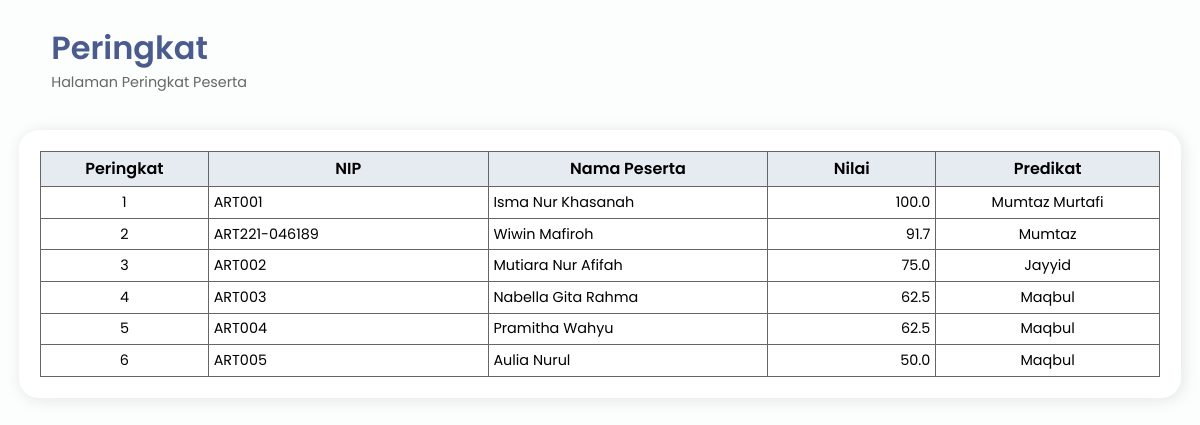
Page /pesertahsi/peringkat/ (signed in) on the committed database.
### evaluasi_harian/models.py (models this page shows, shortened)
class NilaiAkhir(models.Model):
  predikat = [
    ('Mumtaz Murtafi', 'Mumtaz Murtafi'),
    ('Mumtaz', 'Mumtaz'),
    ('Jayyid Jiddan', 'Jayyid Jiddan'),
    ('Jayyid', 'Jayyid'),
    ('Maqbul', 'Maqbul'),
    ('Rasib', 'Rasib'),
    ('Ghayyib', 'Ghayyib'),
  ]
  peserta = models.ForeignKey(Peserta, on_delete=models.CASCADE)
  nilai_akhir = models.FloatField(null=True, default=0)
  predikat = models.CharField(max_length=50, choices=predikat, default='Ghayyib')
  class Meta:
    verbose_name_plural = 'Nilai Akhir'

class Peserta(models.Model):
  user = models.OneToOneField(User, on_delete=models.CASCADE)
  nip = models.CharField(max_length=20, unique=True)
  nama_lengkap = models.CharField(max_length=100)
  alamat = models.TextField()
  tanggal_lahir = models.DateField()
  no_hp = models.CharField(max_length=15)
  class Meta:
    verbose_name_plural = 'Peserta'

### evaluasi_harian/views.py (the view)
# urls.py: path('pesertahsi/peringkat/', views.peringkat, name='peringkat'),
@login_required(login_url='login')
@user_passes_test(lambda user: user.groups.filter(name='peserta'), login_url='login')
def peringkat(request):
  peserta = Peserta.objects.get(user=request.user)
  nama_lengkap = peserta.nama_lengkap
  nip = peserta.nip
  nilai_peserta = NilaiAkhir.objects.all().order_by('-nilai_akhir')
  context = {
    'nama_lengkap': nama_lengkap,
    'nip': nip,
    'nilai_peserta': nilai_peserta,
  }
  return render(request, 'pesertahsi/peringkat.html', context)

### evaluasi_harian/templates/pesertahsi/peringkat.html (shortened to what this page needs)
{% extends 'pesertahsi/base.html' %}
{% load static %}
{% block main-content %}
<div class="main-content">
  <header>
    <div class="header-title-wrapper">
      <div class="header-title">
        <h1>Peringkat</h1>
        <p>Halaman Peringkat Peserta</p>
      </div>
    </div>
  </header>
  <main>
    <section>
      <div class="card card-soal">
        <table class="peringkat">
          <thead>
            <tr>
              <th width="15%">Peringkat</th>
              <th width="25%">NIP</th>
              <th width="25%">Nama Peserta</th>
              <th width="15%">Nilai</th>
              <th>Predikat</th>
            </tr>
          </thead>
          <tbody>
            {% for nilai in nilai_peserta %}
            <tr>
              <td data-label="Peringkat">{{ forloop.counter }}</td>
              <td data-label="NIP">
                {{ nilai.peserta.nip }}
              </td>
              <td data-label="Nama Peserta">
                {{ nilai.peserta.nama_lengkap }}
              </td>
              <td data-label="Nilai">{{ nilai.nilai_akhir }}</td>
              <td data-label="Predikat">
                {{ nilai.predikat }}
              </td>
            </tr>
            {% endfor %}
          </tbody>
        </table>
      </div>
    </section>
  </main>
</div>
{% endblock main-content %}

### evaluasi_harian/static/pesertahsi/css/style.css (style rules this page uses)
:root { --bg: #fbfefd; --main-color: #223a74; --second-color: rgb(29, 74, 205); --main-accent: rgba(128, 148, 184, 0.2); --title-text: #4a5c8d; --main-text: #666; --shadow: rgba(17, 17, 26, 0.1) 2px 2px 16px; --bg-button: linear-gradient(60deg, #2f5eeb, #5c82c2); --bg-button-hover: linear-gradient(60deg, #5c82c2, #2f5eeb); --btn-tambah: #2495db; --btn-edit: rgba(16, 148, 230, 0.1); }
* { padding: 0; margin: 0; text-decoration: none; list-style-type: none; box-sizing: border-box; }
body { font-family: "Poppins", sans-serif; background: var(--bg); overflow-x: hidden; }
.main-content { margin-left: 345px; width: calc(100vw - 345px); height: 100vh; padding: 1rem 1.2rem; transition: margin-left 500ms; }
header { display: flex; justify-content: space-between; padding-top: 0.5rem; }
.header-title-wrapper { display: flex; }
.header-title h1 { color: var(--title-text); font-weight: 600; }
.header-title p { color: #666; font-size: 0.9rem; }
main { padding-top: 2.3rem; padding-bottom: 2.5rem; }
.card { position: relative; height: 100%; width: 100%; margin: 0 auto; background: white; border-radius: 20px; box-shadow: var(--shadow); }
@media screen and (max-width: 1224px) { .main-content { width: 100vw; margin-left: 0; } }

### evaluasi_harian/static/pesertahsi/css/dashboard.css (style rules this page uses)
main { padding-bottom: 2rem !important; }

### evaluasi_harian/static/pesertahsi/css/evaluasi_start.css (style rules this page uses)
.card-soal { padding: 1.5rem 2rem; }

### evaluasi_harian/static/pesertahsi/css/peringkat.css (style rules this page uses)
.card { padding: 1.3rem; }
table { width: 100%; border-collapse: collapse; }
table th, table td { padding: 0.3rem; border: 1px solid #666; }
table th { background: var(--main-accent); font-weight: 600; }
table td { font-size: 0.9rem; }
table.peringkat td:first-child { text-align: center; }
table.peringkat td:nth-child(4) { text-align: right; }
table.peringkat td:nth-child(5) { text-align: center; }

### rows in the picture
NilaiAkhir: peserta.nip "ART001", peserta.nama_lengkap "Isma Nur Khasanah", nilai_akhir "100.0", predikat "Mumtaz Murtafi"
NilaiAkhir: peserta.nip "ART221-046189", peserta.nama_lengkap "Wiwin Mafiroh", nilai_akhir "91.7", predikat "Mumtaz"
NilaiAkhir: peserta.nip "ART002", peserta.nama_lengkap "Mutiara Nur Afifah", nilai_akhir "75.0", predikat "Jayyid"
NilaiAkhir: peserta.nip "ART003", peserta.nama_lengkap "Nabella Gita Rahma", nilai_akhir "62.5", predikat "Maqbul"
NilaiAkhir: peserta.nip "ART004", peserta.nama_lengkap "Pramitha Wahyu", nilai_akhir "62.5", predikat "Maqbul"
NilaiAkhir: peserta.nip "ART005", peserta.nama_lengkap "Aulia Nurul", nilai_akhir "50.0", predikat "Maqbul"
